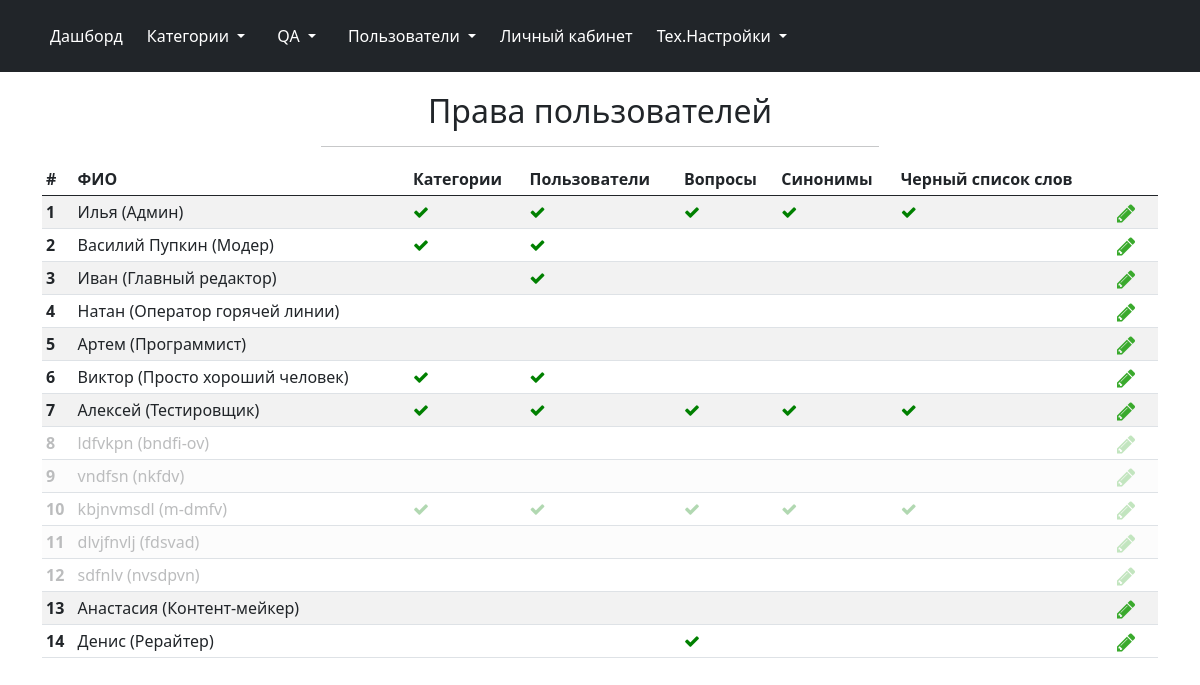
/admin/users/rights (signed in), run on an earlier commit of the app's database.
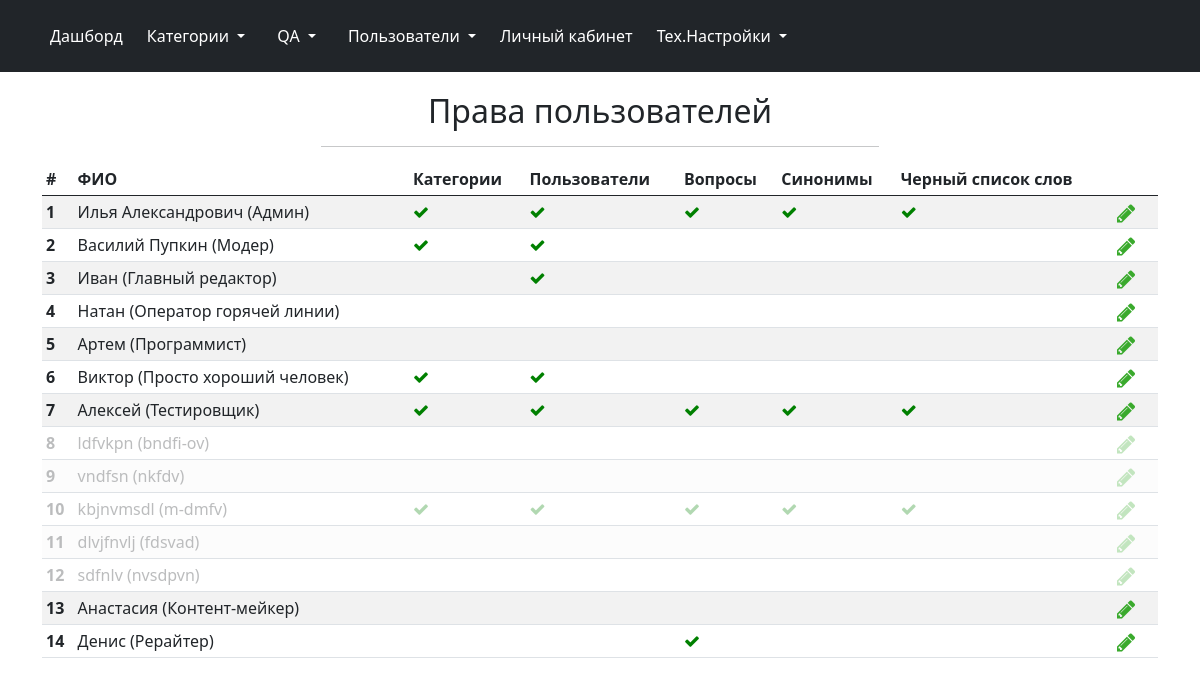
And on a later commit of the database.
### models.py (models this page shows, shortened)
class Users(db.Model, UserMixin):
    id = db.Column(db.Integer, primary_key=True)
    username = db.Column(db.String(30), nullable=False)
    name = db.Column(db.String(100), nullable=False)
    psswd = db.Column(db.Text, nullable=False)
    post = db.Column(db.String, nullable=False)
    is_deactivated = db.Column(db.Boolean, default = False)
    deactivation_date = db.Column(DateTime)
    right_category = db.Column(db.Boolean, default = False)
    right_users = db.Column(db.Boolean, default = False)
    right_qa = db.Column(db.Boolean, default = False)
    right_synonym = db.Column(db.Boolean, default=False)
    right_black_word = db.Column(db.Boolean, default=False)

### admin/admin.py (the view)
@admin.route('/users/rights')
@login_required
def users_rights():
    if not current_user.right_users:
        return render_template('admin/access_denied.html')
    edit_user_rights_form = forms.EditUserRightsForm()
    try:
        users = Users.query
    except NameError:
        return "Ошибка чтения из БД"
    return render_template('admin/users_rights.html', users=users, edit_user_rights_form=edit_user_rights_form)

### admin/admin.py (called while the page is built)
@admin.before_request
def before_request():
    if current_user.is_authenticated:
        if current_user.is_deactivated:
            logout_user()
            flash("Ваш аккаунт заблокирован. Для получения дополнительных сведений обратитесь к администратору",
                  category='danger')
            return redirect(url_for('.login'))

### app.py (called while the page is built)
@login_manager.user_loader
def load_user(user_id):
    return Users.query.get(user_id)

### admin/templates/admin/users_rights.html (shortened to what this page needs)
{% extends 'admin/base.html' %}
{% import "admin/macros.html" as macros %}
{% block page_header %}
Права пользователей
{% endblock %}
{% block body %}
<table class="table table-striped table-sm">
	<thead>
		<tr>
			<th scope="col">#</th>
			<th scope="col">ФИО</th>
			<th scope="col">Категории</th>
			<th scope="col">Пользователи</th>
			<th scope="col">Вопросы</th>
			<th scope="col">Синонимы</th>
			<th scope="col">Черный список слов</th>
			<th scope="col"></th>
		</tr>
	</thead>
	<tbody>
		{% for user in users %}
		<tr class="table_line_item {% if user.is_deactivated %} deactivated_user {% endif %}" data-id="{{ user.id }}" data-name="{{ user.name }}" data-right-category="{{ user.right_category }}" data-right-users="{{ user.right_users }}" data-right-qa="{{ user.right_qa }}" data-right-synonym="{{ user.right_synonym }}" data-right-black_word="{{ user.right_black_word }}">
			<th scope="row">{{ user.id }}</th>
			<td>{{ user.name }} ({{ user.post }})</td>
			<td>
				{% if user.right_category %}
					<i class="fa fa-check yes_icon" aria-hidden="true"></i>
				{% endif %}
			</td>
			<td>
				{% if user.right_users %}
					<i class="fa fa-check yes_icon" aria-hidden="true"></i>
				{% endif %}
			</td>
			<td>
				{% if user.right_qa %}
					<i class="fa fa-check yes_icon" aria-hidden="true"></i>
				{% endif %}
			</td>
			<td>
				{% if user.right_synonym %}
					<i class="fa fa-check yes_icon" aria-hidden="true"></i>
				{% endif %}
			</td>
			<td>
				{% if user.right_black_word %}
					<i class="fa fa-check yes_icon" aria-hidden="true"></i>
				{% endif %}
			</td>
			<td scope="col" width="45"><i class="fa fa-pencil fa-lg table_action_icon edit_icon" aria-hidden="true" data-bs-toggle="modal" data-bs-target="#editModal" title="Редактировать права"></i></td>
		{% endfor %}
	</tbody>
</table>
{% endblock %}

What changed in the data, as far as the page shows it:
changed Users "Админ": name "Илья" → "Илья Александрович"
